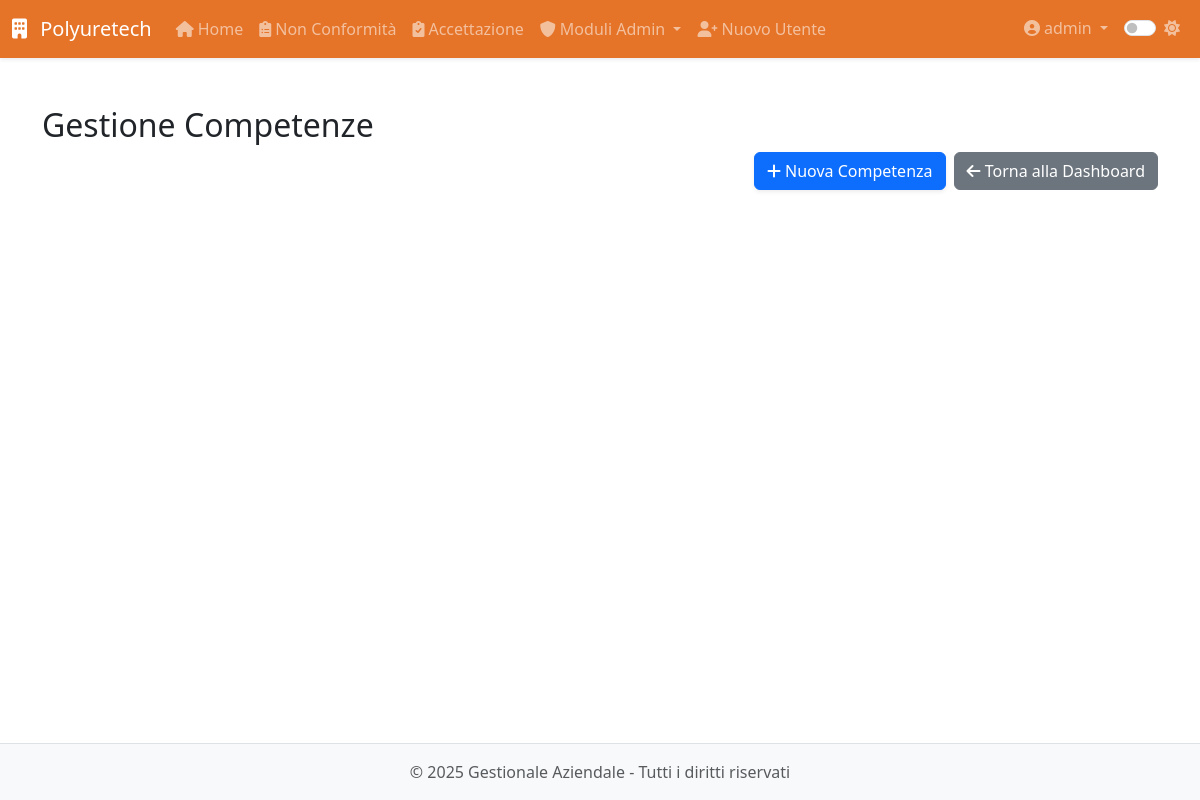
The app's page /modulo8/modulo8/competenze (signed in), older data.
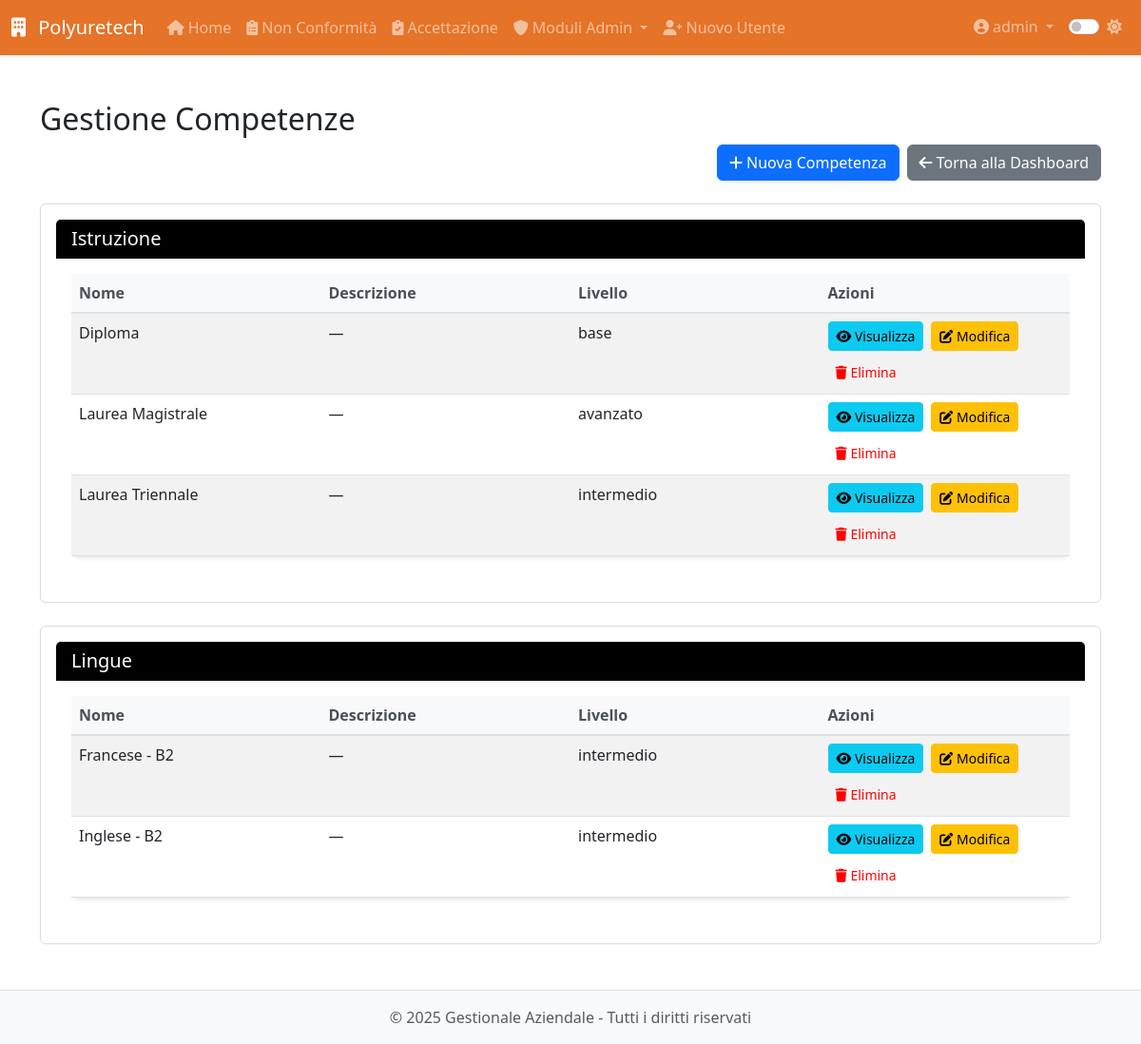
The same page, newer data.
### app/models.py (models this page shows, shortened)
class User(UserMixin, db.Model):
    __tablename__ = 'users'
    id = db.Column(db.Integer, primary_key=True)
    username = db.Column(db.String(64), unique=True, nullable=False, index=True)
    email = db.Column(db.String(120), unique=True, nullable=False, index=True)
    password_hash = db.Column(db.String(128), nullable=False)
    role = db.Column(db.String(20), default='operatore')  # 'operatore' o 'admin'
    created_at = db.Column(db.DateTime, default=datetime.utcnow)
    last_login = db.Column(db.DateTime)
    is_active = db.Column(db.Boolean, default=True)
    is_admin = db.Column(db.Boolean, default=False)
    modules = db.Column(db.String(255), default='')  # Lista di moduli accessibili separati da virgola
    modulo1_entries = db.relationship('Modulo1Entry',
                               backref='author',
                               lazy='dynamic',
                               foreign_keys='Modulo1Entry.user_id')
    modulo5_entries = db.relationship('Modulo5Entry',
                               backref='author',
                               lazy='dynamic',
                               foreign_keys='Modulo5Entry.user_id')
    def is_admin(self):
        return self.role == 'admin'

class Competenza(db.Model):
    __tablename__ = 'competenza'
    id = db.Column(db.Integer, primary_key=True)
    nome = db.Column(db.String(64), nullable=False, unique=True)
    descrizione = db.Column(db.Text)
    livello = db.Column(db.String(20))  # base, intermedio, avanzato
    area = db.Column(db.String(64))     # tecnica, amministrativa, etc.
    created_at = db.Column(db.DateTime, default=datetime.utcnow)
    created_by_id = db.Column(db.Integer, db.ForeignKey('users.id'))
    dipendenti_associati = db.relationship('DipendenteCompetenza',
                                         back_populates='competenza',
                                         overlaps="competenze,dipendenti")
    performance = db.relationship('Performance', back_populates='competenza', cascade='all, delete-orphan')

### app/routes/modulo8.py (the view)
@modulo8.route('/modulo8/competenze')
@login_required
@admin_required
def competenze():
    comps = Competenza.query.order_by(Competenza.nome).all()
    return render_template(
        'modulo8/competenze/form.html',
        competenze=comps
    )

### app/models.py (called while the page is built)
@login_manager.user_loader
def load_user(id):
    return User.query.get(int(id))

### app/utils.py (called while the page is built)
def admin_required(f):
    @wraps(f)
    def decorated_function(*args, **kwargs):
        if not current_user.is_admin:
            abort(403)
        return f(*args, **kwargs)
    return decorated_function

### app/templates/modulo8/competenze/form.html (shortened to what this page needs)
{% extends 'base.html' %}
{% block content %}
<div class="module-view">
  <h2>Gestione Competenze</h2>
  <div class="d-flex justify-content-end gap-2 mb-4">
    <a href="{{ url_for('modulo8.nuova_competenza') }}" class="btn btn-primary">
      <i class="fas fa-plus"></i> Nuova Competenza
    </a>
    <a href="{{ url_for('modulo8.dashboard') }}" class="btn btn-secondary">
      <i class="fas fa-arrow-left"></i> Torna alla Dashboard
    </a>
  </div>
  {% set aree = competenze|map(attribute='area')|unique|list %}
  {% for area in aree %}
    <div class="card mb-4">
      <div class="card-header bg-primary text-white">
        <h5 class="mb-0">{{ area or 'Non Specificata' }}</h5>
      </div>
      <div class="card-body">
        <div class="table-responsive">
          <table class="table table-striped table-competenze">
            <thead>
              <tr>
                <th>Nome</th>
                <th>Descrizione</th>
                <th>Livello</th>
                <th>Azioni</th>
              </tr>
            </thead>
            <tbody>
              {% for comp in competenze if comp.area == area %}
                <tr>
                  <td>{{ comp.nome }}</td>
                  <td>{{ comp.descrizione or '—' }}</td>
                  <td>{{ comp.livello or '—' }}</td>
                  <td>
                    <div class="d-flex gap-2 flex-wrap">
                      <a href="{{ url_for('modulo8.visualizza_competenza', id=comp.id) }}" class="btn btn-sm btn-info">
                        <i class="fas fa-eye"></i> Visualizza
                      </a>
                      <a href="{{ url_for('modulo8.modifica_competenza', id=comp.id) }}" class="btn btn-sm btn-warning">
                        <i class="fas fa-edit"></i> Modifica
                      </a>
                      <button type="button" class="btn btn-sm btn-danger" data-bs-toggle="modal" data-bs-target="#deleteModal{{ comp.id }}">
                        <i class="fas fa-trash"></i> Elimina
                      </button>
                    </div>
                  </td>
                </tr>
              {% endfor %}
            </tbody>
          </table>
        </div>
      </div>
    </div>
  {% endfor %}
</div>
{% endblock %}

### app/templates/base.html (shortened to what this page needs)
<!DOCTYPE html>
<html lang="it">
<head>
    <link href="https://cdn.jsdelivr.net/npm/bootstrap@5.3.0-alpha1/dist/css/bootstrap.min.css" rel="stylesheet">
    <link rel="stylesheet" href="https://cdnjs.cloudflare.com/ajax/libs/font-awesome/6.0.0/css/all.min.css">
    <link id="theme-style" rel="stylesheet" href="{{ url_for('static', filename='css/theme-' + theme + '.css') }}">
    <link rel="stylesheet" href="{{ url_for('static', filename='css/style.css') }}">
    <link rel="stylesheet" href="{{ url_for('static', filename='css/modulo8.css') }}">
</head>
<body>
    <header class="navbar navbar-expand-lg navbar-dark bg-primary sticky-top shadow-sm">
        <div class="container-fluid">
            <a class="navbar-brand" href="{{ url_for('dashboard.index') }}">
                <i class="fas fa-building me-2"></i> Polyuretech
            </a>
            <div class="collapse navbar-collapse" id="navbarMain">
                {% if current_user.is_authenticated %}
                <ul class="navbar-nav me-auto">
                    <li class="nav-item">
                        <a class="nav-link" href="{{ url_for('dashboard.index') }}">
                            <i class="fas fa-home me-1"></i>Home
                        </a>
                    </li>
                    <li class="nav-item">
                        <a class="nav-link" href="{{ url_for('modulo1.index') }}">
                            <i class="fas fa-clipboard-list me-1"></i>Non Conformità
                        </a>
                    </li>
                    <li class="nav-item">
                        <a class="nav-link" href="{{ url_for('modulo5.index') }}">
                            <i class="fas fa-clipboard-check me-1"></i>Accettazione
                        </a>
                    </li>
                    {% if current_user.is_admin() %}
                    <li class="nav-item dropdown">
                        <a class="nav-link dropdown-toggle" href="#" id="adminModulesDropdown" data-bs-toggle="dropdown">
                            <i class="fas fa-shield-alt me-1"></i>Moduli Admin
                        </a>
                    </li>
                    <li class="nav-item">
                        <a class="nav-link" href="{{ url_for('auth.register') }}">
                            <i class="fas fa-user-plus me-1"></i>Nuovo Utente
                        </a>
                    </li>
                    {% endif %}
                </ul>
                <ul class="navbar-nav ms-auto">
                    <li class="nav-item dropdown">
                        <a class="nav-link dropdown-toggle" href="#" id="userDropdown" data-bs-toggle="dropdown">
                            <i class="fas fa-user-circle me-1"></i>{{ current_user.username }}
                        </a>
                    </li>
                    <li class="nav-item">
                        <div class="nav-link">
                            <div class="form-check form-switch">
                                <input class="form-check-input" type="checkbox" id="darkModeToggle" {% if theme == 'dark' %}checked{% endif %}>
                                <label class="form-check-label" for="darkModeToggle">
                                    <i id="theme-icon" class="fas {% if theme == 'dark' %}fa-moon{% else %}fa-sun{% endif %}"></i>
                                </label>
                            </div>
                        </div>
                    </li>
                </ul>
                {% endif %}
            </div>
        </div>
    </header>
    <main class="container py-4">
        {% block content %}{% endblock %}
    </main>
    <footer class="footer mt-auto py-3 bg-light">
        <div class="container text-center">
            <span class="text-muted">&copy; {{ current_year }} {{ app_name }} - Tutti i diritti riservati</span>
        </div>
    </footer>
</body>
</html>

### app/static/css/theme-light.css (style rules this page uses)
:root { --primary-color: #e05a00d7; --secondary-color: #6c757d; --bg-color: #ffffff; --text-color: #212529; --border-color: #dee2e6; --hover-bg: #f8f9fa; --card-bg: #ffffff; --card-border: #e9ecef; --input-bg: #ffffff; --input-border: #ced4da; --footer-bg: #f8f9fa; --footer-text: #6c757d; --bs-primary-rgb: 0, 0, 0; --bs-success-rgb: 1, 150, 20; --bs-info-rgb: 0, 0, 255; --bs-purple-rgb: 128, 0, 128; --bs-orange-rgb: 255, 165, 0; --bs-teal-rgb: 180, 180, 180; --bs-warning-rgb: 255, 255, 0; --bs-danger-rgb: 255, 0, 0; --bs-btn-bg: #ffffff; }
body { background-color: var(--bg-color); color: var(--text-color); transition: all 0.3s ease; }
.navbar-dark { background-color: var(--primary-color) !important; }
.card { background-color: var(--card-bg); border-color: var(--card-border); box-shadow: 0 0.125rem 0.25rem rgba(0, 0, 0, 0.075); transition: all 0.3s ease; }
.footer { background-color: var(--footer-bg) !important; color: var(--footer-text); border-top: 1px solid var(--border-color); }
.table { color: var(--text-color); }
.table-striped tbody tr:nth-of-type(odd) { background-color: rgba(0, 0, 0, 0.05); }
.btn-danger { background-color: var(--bs-danger-rgb); color: #ff0000; border: none; }

### app/static/css/style.css (style rules this page uses)
body { display: flex; flex-direction: column; min-height: 100vh; }
main { flex: 1; }
.btn-primary { box-shadow: 0 .125rem .25rem rgba(0,0,0,.075); }
.table-responsive { overflow-x: auto; -webkit-overflow-scrolling: touch; }

### app/static/css/modulo8.css (style rules this page uses)
.card { background: #fff; padding: 1rem; border: 1px solid #ddd; border-radius: 6px; margin-bottom: 1rem; box-shadow: 0 0 3px rgba(0,0,0,0.05); }
.table-competenze { background-color: #fff; border-radius: 8px; box-shadow: 0 2px 4px rgba(0,0,0,0.1); }
.table-competenze thead th { background-color: #f8f9fa; border-bottom: 2px solid #dee2e6; color: #495057; font-weight: 600; }

### app/templates/modulo8/competenze/form.html (style rules this page uses)
.table-competenze th, .table-competenze td { width: 25%; }
.table-competenze td:last-child { width: 25%; white-space: nowrap; }

Row changes from the older to the newer data that the page shows:
added Competenza: area "Istruzione", nome "Diploma", descrizione "—", livello "base"
added Competenza: nome "Laurea Magistrale", descrizione "—", livello "avanzato", shown under "Istruzione"
added Competenza: nome "Laurea Triennale", descrizione "—", livello "intermedio", shown under "Istruzione"
added Competenza: area "Lingue", nome "Francese - B2", descrizione "—", livello "intermedio"
added Competenza: nome "Inglese - B2", descrizione "—", livello "intermedio", shown under "Lingue"
